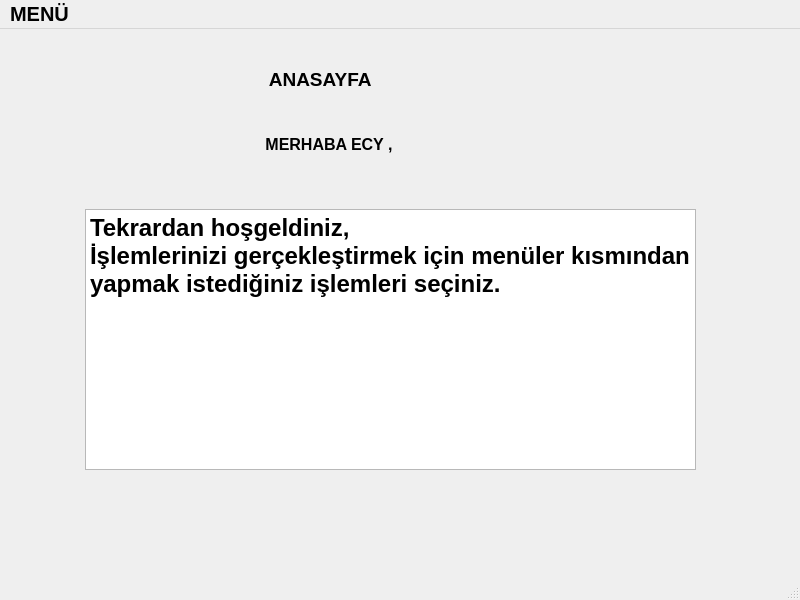
<?xml version="1.0" encoding="UTF-8"?>
<ui version="4.0">
 <class>MainWindow</class>
 <widget class="QMainWindow" name="MainWindow">
  <property name="geometry">
   <rect>
    <x>0</x>
    <y>0</y>
    <width>800</width>
    <height>600</height>
   </rect>
  </property>
  <property name="font">
   <font>
    <family>MS Sans Serif</family>
    <pointsize>15</pointsize>
    <weight>75</weight>
    <bold>true</bold>
   </font>
  </property>
  <property name="windowTitle">
   <string>MainWindow</string>
  </property>
  <widget class="QWidget" name="centralwidget">
   <widget class="QLabel" name="label">
    <property name="geometry">
     <rect>
      <x>180</x>
      <y>40</y>
      <width>321</width>
      <height>20</height>
     </rect>
    </property>
    <property name="font">
     <font>
      <family>MS Sans Serif</family>
      <pointsize>14</pointsize>
      <weight>75</weight>
      <bold>true</bold>
     </font>
    </property>
    <property name="text">
     <string>                 ANASAYFA</string>
    </property>
   </widget>
   <widget class="QLabel" name="label_2">
    <property name="geometry">
     <rect>
      <x>190</x>
      <y>100</y>
      <width>311</width>
      <height>31</height>
     </rect>
    </property>
    <property name="font">
     <font>
      <family>MS Sans Serif</family>
      <pointsize>12</pointsize>
      <weight>75</weight>
      <bold>true</bold>
     </font>
    </property>
    <property name="text">
     <string>                 MERHABA ECY ,</string>
    </property>
   </widget>
   <widget class="QTextBrowser" name="textBrowser">
    <property name="geometry">
     <rect>
      <x>85</x>
      <y>180</y>
      <width>611</width>
      <height>261</height>
     </rect>
    </property>
    <property name="html">
     <string>&lt;!DOCTYPE HTML PUBLIC &quot;-//W3C//DTD HTML 4.0//EN&quot; &quot;http://www.w3.org/TR/REC-html40/strict.dtd&quot;&gt;
&lt;html&gt;&lt;head&gt;&lt;meta name=&quot;qrichtext&quot; content=&quot;1&quot; /&gt;&lt;style type=&quot;text/css&quot;&gt;
p, li { white-space: pre-wrap; }
&lt;/style&gt;&lt;/head&gt;&lt;body style=&quot; font-family:'MS Sans Serif'; font-size:15pt; font-weight:600; font-style:normal;&quot;&gt;
&lt;p style=&quot; margin-top:0px; margin-bottom:0px; margin-left:0px; margin-right:0px; -qt-block-indent:0; text-indent:0px;&quot;&gt;&lt;span style=&quot; font-size:18pt;&quot;&gt;Tekrardan hoşgeldiniz,&lt;/span&gt;&lt;/p&gt;
&lt;p style=&quot; margin-top:0px; margin-bottom:0px; margin-left:0px; margin-right:0px; -qt-block-indent:0; text-indent:0px;&quot;&gt;&lt;span style=&quot; font-size:18pt;&quot;&gt;İşlemlerinizi gerçekleştirmek için menüler kısmından yapmak istediğiniz işlemleri seçiniz.&lt;/span&gt;&lt;/p&gt;
&lt;p style=&quot;-qt-paragraph-type:empty; margin-top:0px; margin-bottom:0px; margin-left:0px; margin-right:0px; -qt-block-indent:0; text-indent:0px;&quot;&gt;&lt;br /&gt;&lt;/p&gt;
&lt;p style=&quot;-qt-paragraph-type:empty; margin-top:0px; margin-bottom:0px; margin-left:0px; margin-right:0px; -qt-block-indent:0; text-indent:0px;&quot;&gt;&lt;br /&gt;&lt;/p&gt;&lt;/body&gt;&lt;/html&gt;</string>
    </property>
   </widget>
  </widget>
  <widget class="QMenuBar" name="menubar">
   <property name="geometry">
    <rect>
     <x>0</x>
     <y>0</y>
     <width>800</width>
     <height>26</height>
    </rect>
   </property>
   <widget class="QMenu" name="menuMEN">
    <property name="title">
     <string>MENÜ</string>
    </property>
    <addaction name="actionTahmini_Gelir_Olu_turma"/>
    <addaction name="actionTahmini_Gider_Olu_turma"/>
    <addaction name="actionGelirleri_Hesaplama"/>
    <addaction name="actionGiderleri_Hesaplama"/>
    <addaction name="actionTahmini_Gelir_Tablolar"/>
    <addaction name="actionTahmini_Gider_Tablolar"/>
    <addaction name="actionGer_ekle_mi_Gelir_Tablolar"/>
    <addaction name="actionGer_ekle_mi_Gider_Tablolar"/>
   </widget>
   <addaction name="menuMEN"/>
  </widget>
  <widget class="QStatusBar" name="statusbar"/>
  <action name="actionTahmini_Gelir_Olu_turma">
   <property name="text">
    <string>Tahmini Gelir Oluşturma</string>
   </property>
   <property name="font">
    <font>
     <family>MS Sans Serif</family>
     <pointsize>14</pointsize>
     <weight>75</weight>
     <bold>true</bold>
    </font>
   </property>
  </action>
  <action name="actionTahmini_Gider_Olu_turma">
   <property name="text">
    <string>Tahmini Gider Oluşturma</string>
   </property>
   <property name="font">
    <font>
     <family>MS Sans Serif</family>
     <pointsize>14</pointsize>
     <weight>75</weight>
     <bold>true</bold>
    </font>
   </property>
  </action>
  <action name="actionGelirleri_Hesaplama">
   <property name="text">
    <string>Gelirleri Hesaplama</string>
   </property>
   <property name="font">
    <font>
     <family>MS Sans Serif</family>
     <pointsize>14</pointsize>
     <weight>75</weight>
     <bold>true</bold>
    </font>
   </property>
  </action>
  <action name="actionGiderleri_Hesaplama">
   <property name="text">
    <string>Giderleri Hesaplama</string>
   </property>
   <property name="font">
    <font>
     <family>MS Sans Serif</family>
     <pointsize>14</pointsize>
     <weight>75</weight>
     <bold>true</bold>
    </font>
   </property>
  </action>
  <action name="actionTahmini_Gelir_Tablolar">
   <property name="text">
    <string>Tahmini Gelir Tabloları</string>
   </property>
   <property name="font">
    <font>
     <family>MS Sans Serif</family>
     <pointsize>14</pointsize>
     <weight>75</weight>
     <bold>true</bold>
    </font>
   </property>
  </action>
  <action name="actionTahmini_Gider_Tablolar">
   <property name="text">
    <string>Tahmini Gider Tabloları</string>
   </property>
   <property name="font">
    <font>
     <family>MS Sans Serif</family>
     <pointsize>14</pointsize>
     <weight>75</weight>
     <bold>true</bold>
    </font>
   </property>
  </action>
  <action name="actionGer_ekle_mi_Gelir_Tablolar">
   <property name="text">
    <string>Gerçekleşmiş Gelir Tabloları</string>
   </property>
   <property name="font">
    <font>
     <family>MS Sans Serif</family>
     <pointsize>14</pointsize>
     <weight>75</weight>
     <bold>true</bold>
    </font>
   </property>
  </action>
  <action name="actionGer_ekle_mi_Gider_Tablolar">
   <property name="text">
    <string>Gerçekleşmiş Gider Tabloları</string>
   </property>
   <property name="font">
    <font>
     <family>MS Sans Serif</family>
     <pointsize>14</pointsize>
     <weight>75</weight>
     <bold>true</bold>
    </font>
   </property>
  </action>
 </widget>
 <resources/>
 <connections/>
</ui>
